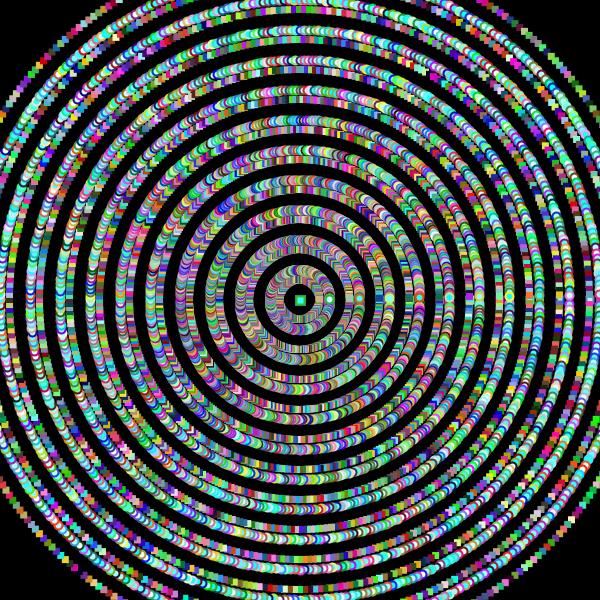
Frame 1 (no input)
Frame 2 (the mouse pressed at the canvas centre, redrawn once): identical to frame 1, image omitted

The Processing sketch that drew this single still picture (run headless with seeded random() and noise(); the mouse was pressed at the canvas centre and the sketch redrawn once):

// Processing sketch: processing_72468
// ── processing_72468.pde

float x=0;
float y= 0;
int t = 0;
int centre = 0;

void setup(){
  size(600,600);
  background(0);
  smooth();
  colorMode(RGB);
  noLoop();
}


void draw(){
  while (centre<350){
    createCircle();
    createRectangles();
  }
}

void createRectangles(){
  rect(width/2 - 4 ,height/2 - 4,8,8);
  for(int t= 0; t <360; t+=1) {
    x = centre * cos(radians(t));
    y = centre * sin(radians(t));

    rect(width/2+x - 4 ,height/2+y -4 ,7,7);
    fill(random(255),random(255),random(255));
    noStroke();
  }
  centre+=10;
}

void createCircle(){ 
  ellipse(width/2,height/2,8,8);
  for(int t= 0; t <360; t+=1) {
    x = centre * cos(radians(t));
    y = centre * sin(radians(t));

    ellipse(width/2+x,height/2+y,8,8);
    fill(random(255),(255),(255));
    stroke(random(255),random(255),random(255));
    strokeWeight(2);
  }
  centre+=20;
}
